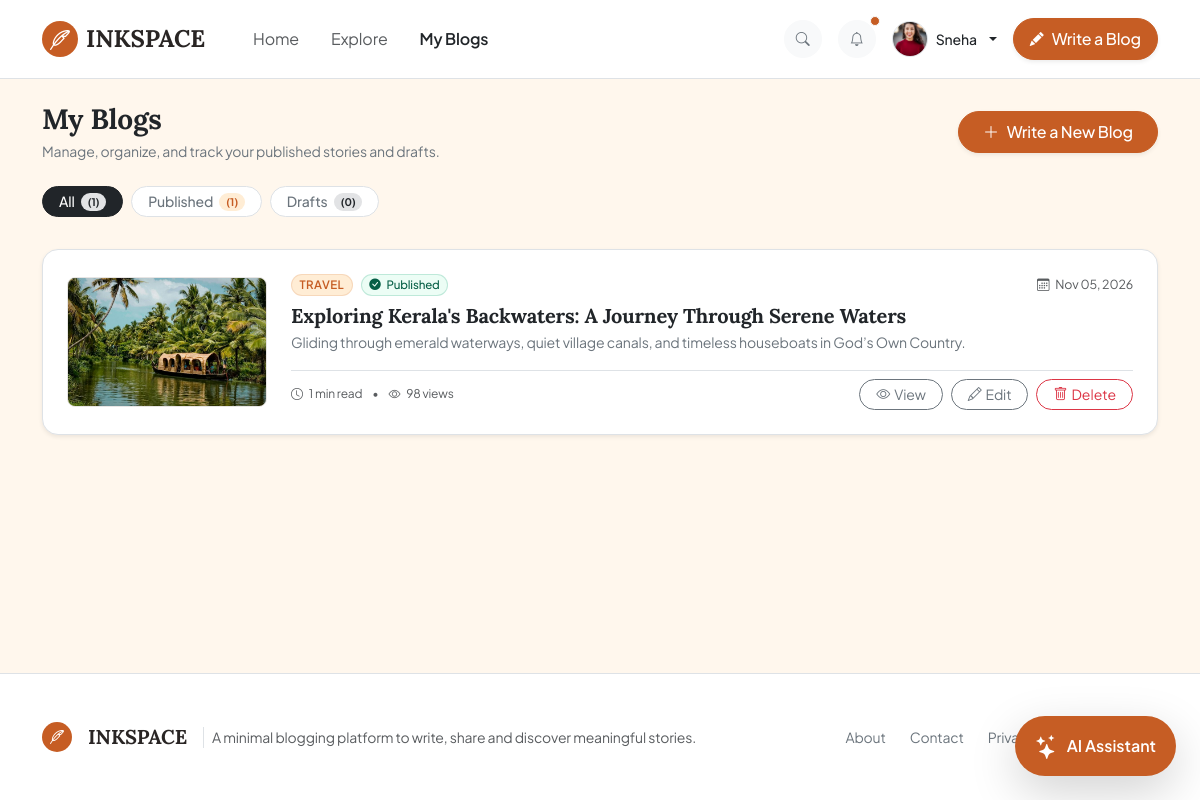
The page /my-blogs/ (signed in) on the database as committed earlier.
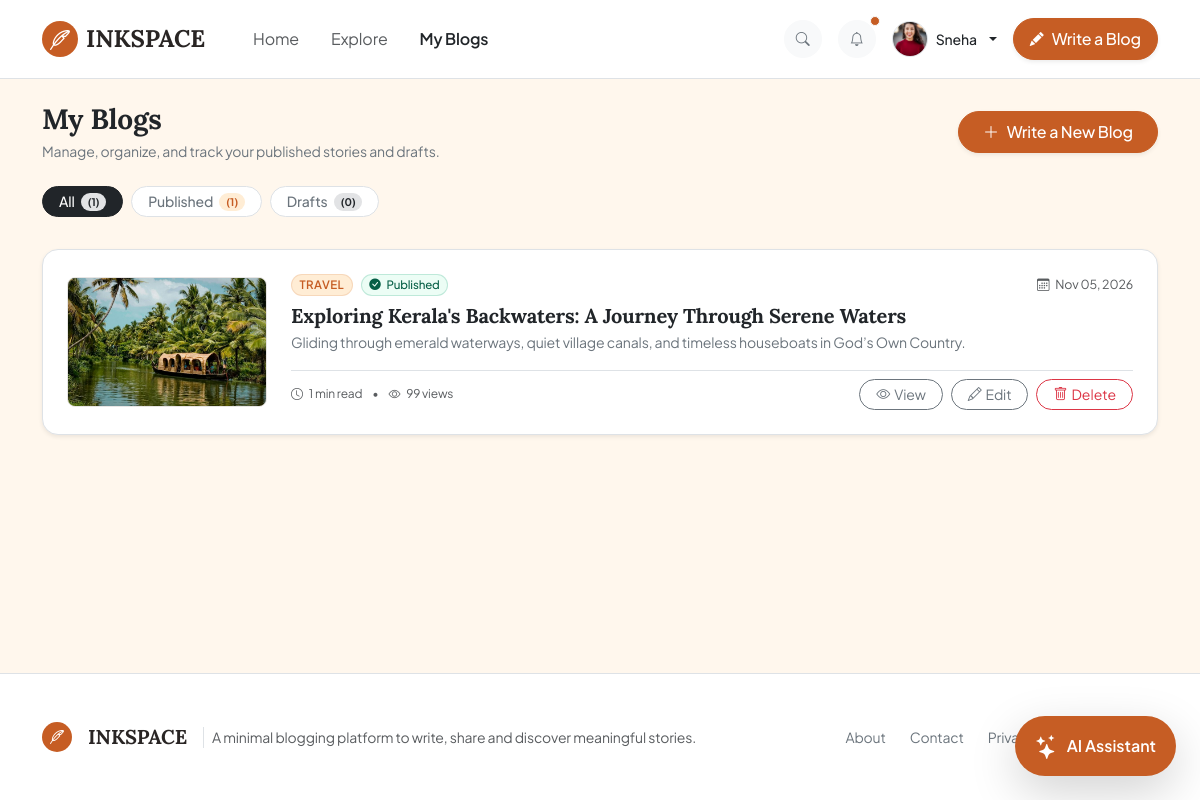
The same page on the database as committed later.
### apps/blogs/models.py (models this page shows, shortened)
class Blog(models.Model):
    author = models.ForeignKey(
        User,
        on_delete=models.CASCADE,
        related_name='blogs',
        help_text="The author who created this blog post."
    )
    title = models.CharField(
        max_length=255,
        help_text="Catchy title for your blog post."
    )
    slug = models.SlugField(
        max_length=300,
        unique=True,
        blank=True,
        help_text="URL-friendly identifier generated from the title."
    )
    description = models.CharField(
        max_length=250,
        help_text="Short summary (max 250 characters) displayed on cards and search results."
    )
    cover_image = models.ImageField(
        upload_to='blog_covers/',
        blank=True,
        null=True,
        help_text="Cover image for the article header and feed previews."
    )
    category = models.CharField(
        max_length=50,
        choices=CategoryChoices.choices,
        default=CategoryChoices.TECHNOLOGY,
        help_text="Category topic that best fits this post."
    )
    content = models.TextField(
        help_text="Main article content in HTML or formatted text."
    )
    status = models.CharField(
        max_length=20,
        choices=BlogStatus.choices,
        default=BlogStatus.DRAFT,
        help_text="Publication status: Draft is private, Published is visible to everyone."
    )
    is_featured = models.BooleanField(
        default=False,
        help_text="Whether this post is featured on the homepage hero."
    )
    views_count = models.PositiveIntegerField(
        default=0,
        help_text="Total number of views this article has received."
    )
    created_at = models.DateTimeField(
        auto_now_add=True,
        help_text="Date and time when the blog post was first created."
    )
    updated_at = models.DateTimeField(
        auto_now=True,
        help_text="Date and time when the blog post was last modified."
    )
    published_at = models.DateTimeField(
        blank=True,
        null=True,
        help_text="Timestamp when the post was changed to Published status."
    )
    class Meta:
        ordering = ['-created_at']
        verbose_name = 'Blog Article'
        verbose_name_plural = 'Blog Articles'
    @property
    def reading_time(self):
        words = len(self.content.split())
        minutes = math.ceil(words / 200)
        return max(1, minutes)
    @property
    def get_cover_image_url(self):
        if not self.cover_image:
            return None
        val = str(self.cover_image).strip()
        if not val:
            return None
        if val.startswith("http://") or val.startswith("https://"):
            return val
        try:
            return self.cover_image.url
        except Exception:
            return None

### apps/blogs/views.py (the view)
# urls.py: path('my-blogs/', views.my_blogs, name='my_blogs'),
@login_required
def my_blogs(request):
    user_blogs = Blog.objects.filter(author=request.user)
    total_count = user_blogs.count()
    published_count = user_blogs.filter(status=BlogStatus.PUBLISHED).count()
    drafts_count = user_blogs.filter(status=BlogStatus.DRAFT).count()
    status_filter = request.GET.get('status', 'all').lower()
    if status_filter == 'published':
        filtered_blogs = user_blogs.filter(status=BlogStatus.PUBLISHED)
    elif status_filter == 'draft':
        filtered_blogs = user_blogs.filter(status=BlogStatus.DRAFT)
    else:
        filtered_blogs = user_blogs
        status_filter = 'all'
    context = {
        'blogs': filtered_blogs,
        'status_filter': status_filter,
        'total_count': total_count,
        'published_count': published_count,
        'drafts_count': drafts_count,
    }
    return render(request, 'blogs/my_blogs.html', context)

### apps/accounts/models.py (called while the page is built)
    @property
    def get_avatar_url(self):
        if not self.avatar:
            return None
        val = str(self.avatar).strip()
        if val.startswith("http://") or val.startswith("https://"):
            return val
        try:
            return self.avatar.url
        except Exception:
            return None

### apps/blogs/templates/blogs/my_blogs.html (shortened to what the changed rows need)
{% extends 'base.html' %}
{% load static %}
{% block content %}
<div class="container py-4">
  <div class="d-flex flex-column flex-sm-row justify-content-between align-items-sm-center gap-3 mb-4">
    <div>
      <h1 class="h3 fw-bold font-serif mb-1 text-dark">My Blogs</h1>
    </div>
  </div>
  <div class="d-flex flex-column gap-3 mb-5" id="myBlogsCardList">
    {% for blog in blogs %}
      <div class="card border rounded-4 shadow-sm bg-white overflow-hidden hover-shadow transition-all">
        <div class="card-body p-3 p-md-4">
          <div class="row g-3 g-md-4 align-items-center">
            <div class="col-12 col-md-auto">
              <div class="blog-thumbnail-wrapper rounded-3 overflow-hidden border d-flex align-items-center justify-content-center mx-auto mx-md-0" style="background-color: #FFF7ED; width: 100%; max-width: 200px; height: 130px;">
                {% if blog.get_cover_image_url %}
                  <img src="{{ blog.get_cover_image_url }}" alt="{{ blog.title }}" class="w-100 h-100 object-fit-cover">
                {% else %}
                  <div class="text-center p-3">
                    <i class="bi bi-journal-text fs-2 d-block" style="color: #C65D24;"></i>
                    <span class="text-muted" style="font-size: 0.72rem;">No cover image</span>
                  </div>
                {% endif %}
              </div>
            </div>
            <div class="col-12 col-md d-flex flex-column">
              <div class="d-flex flex-wrap align-items-center gap-2 mb-2">
                <span class="badge rounded-pill px-2.5 py-1 fw-semibold text-uppercase" style="background-color: #FFEDD5; color: #C65D24; font-size: 0.72rem; letter-spacing: 0.04em; border: 1px solid rgba(198, 93, 36, 0.15);">
                  {{ blog.category }}
                </span>
                {% if blog.status == 'Published' %}
                  <span class="badge rounded-pill px-2.5 py-1 fw-medium" style="background-color: #ECFDF5; color: #065F46; font-size: 0.72rem; border: 1px solid rgba(5, 150, 105, 0.2);">
                    <i class="bi bi-check-circle-fill me-1"></i> Published
                  </span>
                {% else %}
                  <span class="badge rounded-pill px-2.5 py-1 fw-medium" style="background-color: #FFFBEB; color: #B45309; font-size: 0.72rem; border: 1px solid rgba(217, 119, 6, 0.25);">
                    <i class="bi bi-pencil-fill me-1"></i> Draft
                  </span>
                {% endif %}
                <span class="text-muted small ms-sm-auto" style="font-size: 0.78rem;">
                  <i class="bi bi-calendar3 me-1"></i> {{ blog.created_at|date:"M d, Y" }}
                </span>
              </div>
              <h2 class="h5 font-serif fw-bold text-dark mb-1">
                <a href="{% url 'blogs:blog_detail' slug=blog.slug %}" class="text-dark text-decoration-none hover-text-orange">
                  {{ blog.title }}
                </a>
              </h2>
              <p class="text-secondary small font-sans mb-3 line-clamp-2" style="font-size: 0.88rem; line-height: 1.55;">
                {{ blog.description }}
              </p>
              <div class="d-flex flex-wrap align-items-center justify-content-between gap-2 pt-2 border-top mt-auto">
                <div class="text-muted small" style="font-size: 0.75rem;">
                  <span><i class="bi bi-clock me-1"></i> {{ blog.reading_time }} min read</span>
                  <span class="mx-2">&bull;</span>
                  <span><i class="bi bi-eye me-1"></i> {{ blog.views_count }} views</span>
                </div>
                <div class="d-flex align-items-center gap-2">
                  <a href="{% url 'blogs:blog_detail' slug=blog.slug %}" class="btn btn-sm btn-outline-secondary rounded-pill px-3 py-1 d-inline-flex align-items-center gap-1" title="View story">
                    <i class="bi bi-eye"></i>
                    <span>View</span>
                  </a>
                  <a href="{% url 'blogs:edit_blog' slug=blog.slug %}" class="btn btn-sm btn-outline-secondary rounded-pill px-3 py-1 d-inline-flex align-items-center gap-1" title="Edit story">
                    <i class="bi bi-pencil"></i>
                    <span>Edit</span>
                  </a>
                  <button type="button" class="btn btn-sm btn-outline-danger rounded-pill px-3 py-1 d-inline-flex align-items-center gap-1" data-bs-toggle="modal" data-bs-target="#deleteModal{{ blog.id }}" title="Delete story">
                    <i class="bi bi-trash"></i>
                    <span>Delete</span>
                  </button>
                </div>
              </div>
            </div>
          </div>
        </div>
      </div>
    {% endfor %}
  </div>
</div>
{% endblock %}

Rows that differ between the two databases and show on the page:
changed Blog "Exploring Kerala's Backwaters: A Journey Through Serene Waters": views_count "98" → "99"
